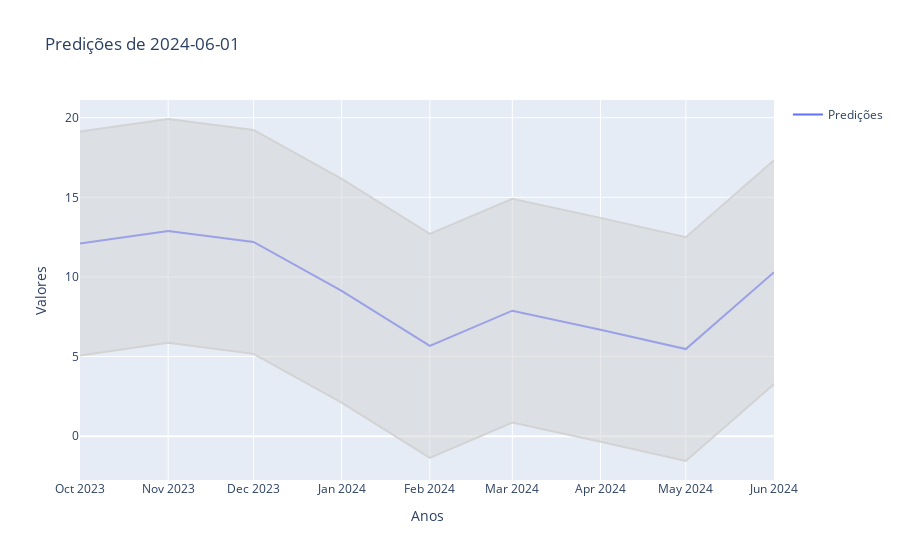

This figure's notebook cell:
### Code cell
predicao.plotando_predicoes()

### Figure 1 — Plotly figure (JSON) as saved in the notebook; plotly's stock layout.template omitted (floating-point values rounded to 4 significant figures)
{"data": [{"mode": "lines", "name": "Predições", "type": "scatter", "x": ["2023-10-01T00:00:00", "2023-11-01T00:00:00", "2023-12-01T00:00:00", "2024-01-01T00:00:00", "2024-02-01T00:00:00", "2024-03-01T00:00:00", "2024-04-01T00:00:00", "2024-05-01T00:00:00", "2024-06-01T00:00:00"], "y": [12.1, 12.89, 12.2, 9.13, 5.67, 7.88, 6.68, 5.47, 10.3]}, {"line": {"color": "lightgrey"}, "mode": "lines", "showlegend": false, "type": "scatter", "x": ["2023-10-01T00:00:00", "2023-11-01T00:00:00", "2023-12-01T00:00:00", "2024-01-01T00:00:00", "2024-02-01T00:00:00", "2024-03-01T00:00:00", "2024-04-01T00:00:00", "2024-05-01T00:00:00", "2024-06-01T00:00:00"], "y": [5.07, 5.86, 5.17, 2.1, -1.36, 0.85, -0.35, -1.56, 3.27]}, {"fill": "tonexty", "line": {"color": "lightgrey"}, "mode": "lines", "showlegend": false, "type": "scatter", "x": ["2023-10-01T00:00:00", "2023-11-01T00:00:00", "2023-12-01T00:00:00", "2024-01-01T00:00:00", "2024-02-01T00:00:00", "2024-03-01T00:00:00", "2024-04-01T00:00:00", "2024-05-01T00:00:00", "2024-06-01T00:00:00"], "y": [19.13, 19.92, 19.23, 16.16, 12.7, 14.91, 13.71, 12.5, 17.33]}], "layout": {"title": {"text": "Predições de 2024-06-01"}, "xaxis": {"title": {"text": "Anos"}}, "yaxis": {"title": {"text": "Valores"}}}}
